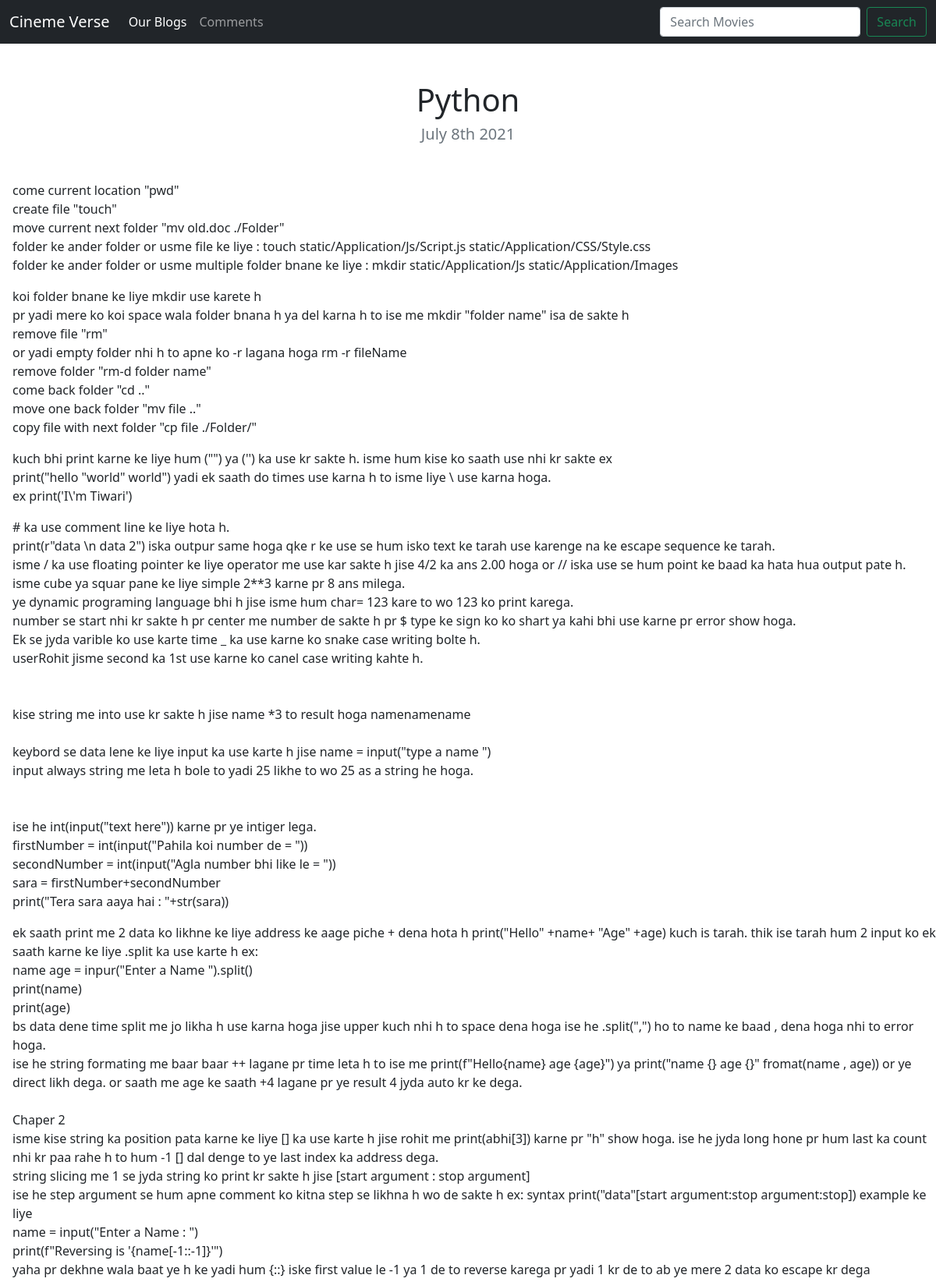
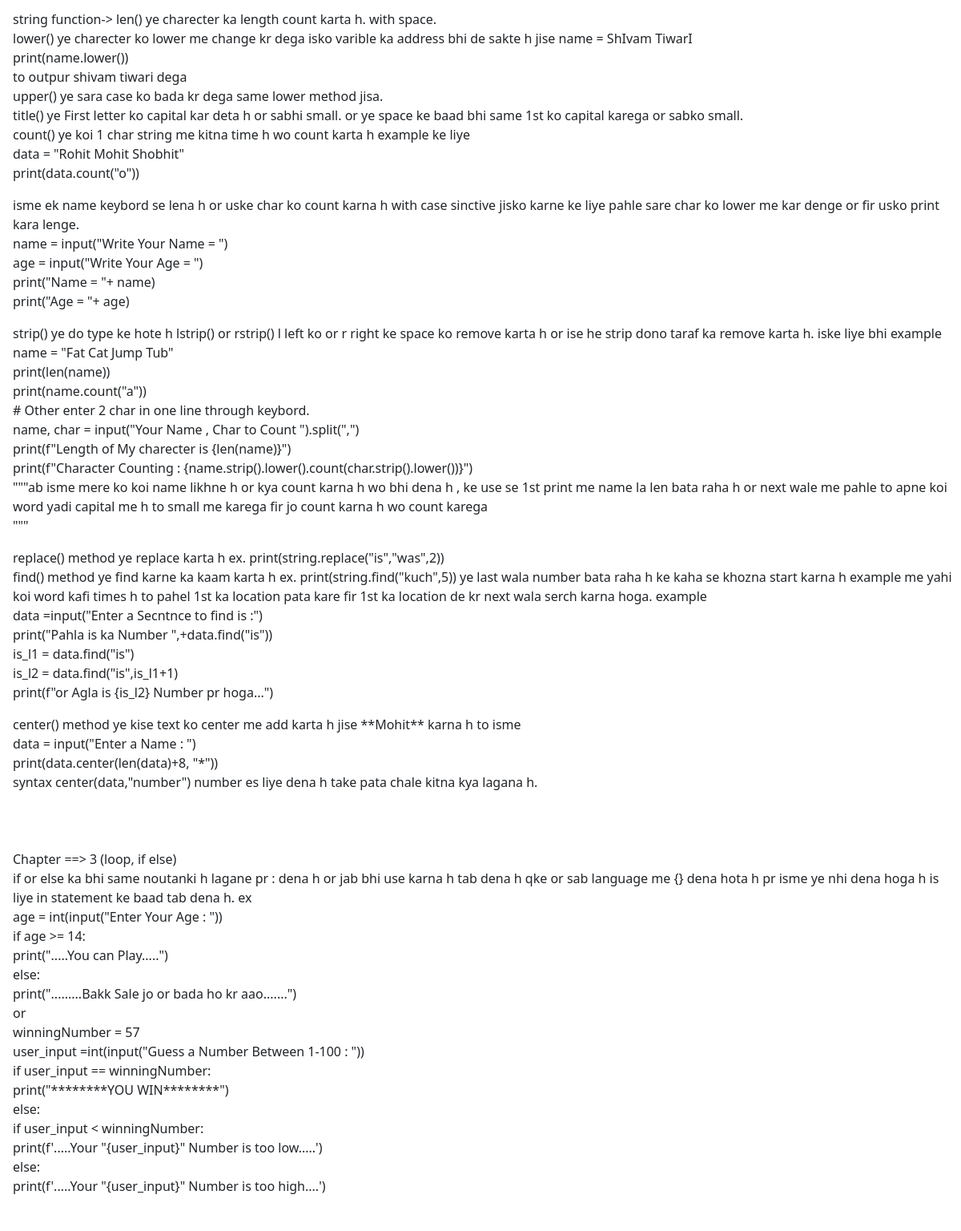
/blog/5/ (upper part), run on the app's committed database (2 pictures, top to bottom).
### blog/models.py (models this page shows, shortened)
class Blog(models.Model):
	title = models.CharField(max_length = 300)
	description = models.TextField()
	image = models.ImageField(upload_to = 'homeBlog/images', blank = True)
	url = models.URLField(blank = True)
	date = models.DateField()

### blog/views.py (the view)
# urls.py: path('<int:blogId>/',views.detail, name = 'detail')
def detail(request, blogId):
	blog = get_object_or_404(Blog, pk = blogId)
	return render(request, 'blog/detail.html', {'blog': blog})

### blog/templates/blog/detail.html (shortened to what this page needs)
{% extends 'homeBlog/basic.html' %}
	{% block content %}
<body>
	<h1 class = "text-center mt-5">{{ blog.title }}</h1>
	<h5 class = "text-center text-muted mb-5">{{blog.date|date:'F jS Y'}}</h5>
	<div class="text-wrap" style="padding-left: 1em;"><p>{{blog.description|linebreaks}}</p></div>
	{% endblock %}

### data on the page
Blog: title "Python", date "July 8th 2021", description "come current location \"pwd\" create file \"touch\" move current next folder \"mv old.doc ./Folder\" folder ke ander folder or usme file ke liye : touch static/Application/Js/Script.js static/Application/CSS/Style.css folder ke ander folder or usme multiple folder bnane ke liye : mkdir static/Application/Js static/Application/Images koi folder bnane ke liye mkdir use karete h pr yadi mere ko koi space wala folder bnana h ya del karna h to ise me mkdir \"folder name\" isa de sakte h remove file \"rm\" or yadi empty folder nhi h to apne ko -r lagana hoga rm -r fileName remove folder \"rm-d folder name\" come back folder \"cd ..\" move one back folder \"mv file ..\" copy file with next folder \"cp file…"
